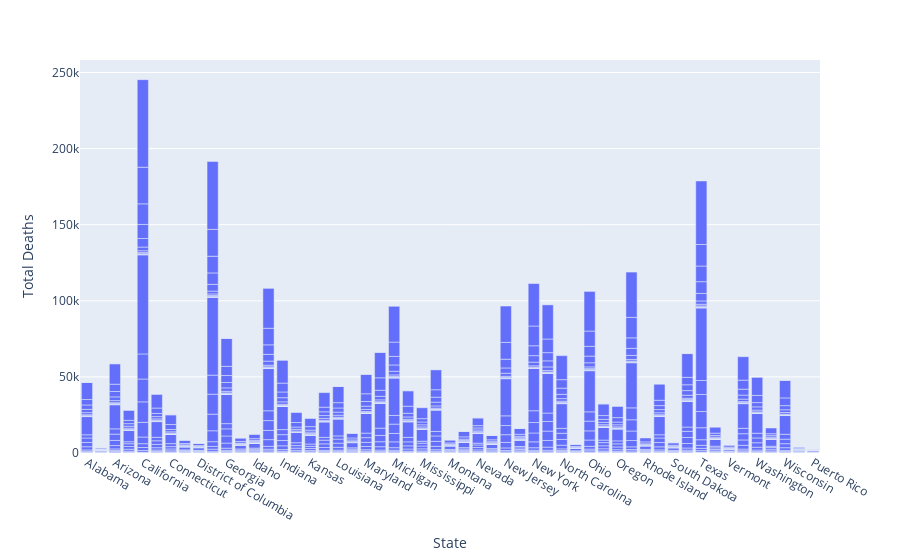

Write notebook code for a chart like this one.
### Markdown cell above
### Question-1
**How many mortalities in each state, and what are the mortality types?**

The following visualization shows deaths by state, when you hover around each state, it will display mortality type.

### Code cell
fig = px.bar(df, x='State', y='Total Deaths', hover_data=['COVID19','Pneumonia', 'Influenza','Pneumonia_COVID','Pneumonia_Influenza_COVID19'])
fig.update_layout(barmode='stack')
fig.show()

### Figure 1 — Plotly figure (JSON) as saved in the notebook; plotly's stock layout.template omitted (floating-point values rounded to 4 significant figures; data arrays with more than 128 entries replaced by an {"elided": "..."} marker saying what was removed)
{"data": [{"textposition": "auto", "hovertemplate": "State=%{x}<br>Total Deaths=%{y}<br>COVID19=%{customdata[0]}<br>Pneumonia=%{customdata[1]}<br>Influenza=%{customdata[2]}<br>Pneumonia_COVID=%{customdata[3]}<br>Pneumonia_Influenza_COVID19=%{customdata[4]}", "showlegend": false, "legendgroup": "", "name": "", "yaxis": "y", "customdata": {"elided": "1325x5 int values"}, "y": {"elided": "1325 int values"}, "hoverlabel": {"namelength": 0}, "offsetgroup": "", "xaxis": "x", "marker": {"color": "#636efa"}, "x": {"elided": "1325 str values"}, "alignmentgroup": "True", "type": "bar", "orientation": "v"}], "layout": {"xaxis": {"domain": [0, 1], "anchor": "y", "title": {"text": "State"}}, "yaxis": {"domain": [0, 1], "anchor": "x", "title": {"text": "Total Deaths"}}, "barmode": "stack", "margin": {"t": 60}, "legend": {"tracegroupgap": 0}}}
